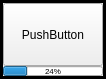
<?xml version="1.0" encoding="UTF-8"?>
<ui version="4.0">
 <class>MacroButton</class>
 <widget class="TaurusWidget" name="MacroButton">
  <property name="geometry">
   <rect>
    <x>0</x>
    <y>0</y>
    <width>106</width>
    <height>79</height>
   </rect>
  </property>
  <property name="windowTitle">
   <string>Form</string>
  </property>
  <layout class="QGridLayout" name="gridLayout_2">
   <property name="margin">
    <number>0</number>
   </property>
   <property name="spacing">
    <number>0</number>
   </property>
   <item row="0" column="0">
    <widget class="QFrame" name="frame">
     <property name="frameShape">
      <enum>QFrame::Box</enum>
     </property>
     <property name="frameShadow">
      <enum>QFrame::Plain</enum>
     </property>
     <property name="lineWidth">
      <number>3</number>
     </property>
     <property name="midLineWidth">
      <number>3</number>
     </property>
     <layout class="QGridLayout" name="gridLayout">
      <property name="margin">
       <number>0</number>
      </property>
      <property name="spacing">
       <number>0</number>
      </property>
      <item row="0" column="0">
       <widget class="QPushButton" name="button">
        <property name="sizePolicy">
         <sizepolicy hsizetype="Expanding" vsizetype="Expanding">
          <horstretch>0</horstretch>
          <verstretch>0</verstretch>
         </sizepolicy>
        </property>
        <property name="minimumSize">
         <size>
          <width>25</width>
          <height>15</height>
         </size>
        </property>
        <property name="text">
         <string>PushButton</string>
        </property>
        <property name="checkable">
         <bool>true</bool>
        </property>
        <property name="autoDefault">
         <bool>false</bool>
        </property>
       </widget>
      </item>
      <item row="1" column="0">
       <widget class="QProgressBar" name="progress">
        <property name="sizePolicy">
         <sizepolicy hsizetype="Expanding" vsizetype="Minimum">
          <horstretch>0</horstretch>
          <verstretch>0</verstretch>
         </sizepolicy>
        </property>
        <property name="minimumSize">
         <size>
          <width>1</width>
          <height>0</height>
         </size>
        </property>
        <property name="maximumSize">
         <size>
          <width>16777215</width>
          <height>10</height>
         </size>
        </property>
        <property name="font">
         <font>
          <pointsize>6</pointsize>
         </font>
        </property>
        <property name="value">
         <number>24</number>
        </property>
       </widget>
      </item>
     </layout>
    </widget>
   </item>
  </layout>
 </widget>
 <customwidgets>
  <customwidget>
   <class>TaurusWidget</class>
   <extends>QWidget</extends>
   <header>taurus.qt.qtgui.container</header>
   <container>1</container>
  </customwidget>
 </customwidgets>
 <resources/>
 <connections/>
</ui>
